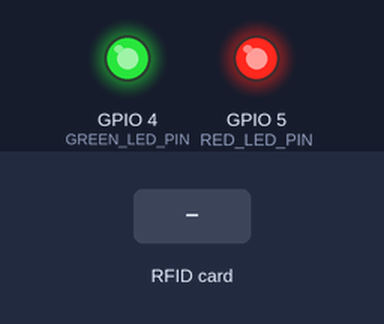
This sketch was run on a simulated ESP32-C3. On the bench: output pins drawn as LEDs (lit = HIGH). Dashed ring = blinking. The inputs (shaded band) are chosen by the test bench. WiFi joins after 1.5 s; servers stay silent unless stated; uploads are accepted with an empty reply; the local clock reads 2024-03-15 10:24:30 at power-on unless the sketch sets it; what the sketch prints to the serial monitor is not drawn.

Above: at 0.1 s.
At 3.2 s:
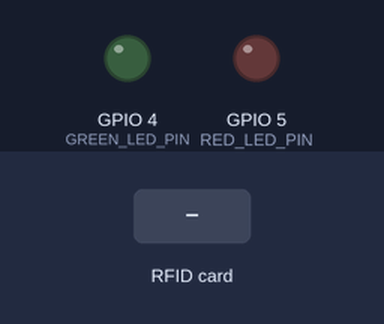
3.3 s: RFID card 5E 7A 19 C4 held to the reader
At 3.46 s:
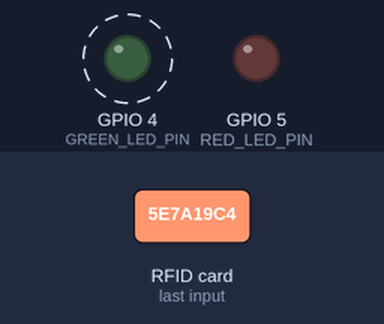
Timing chart, 0 to 6.3 s (numbered marks = the images above; inputs shaded):
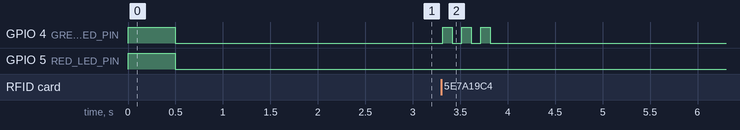

Measured:
- after the input at 3.3 s, GPIO 4 (GREEN_LED_PIN): alternates HIGH for 0.10 s and LOW for 0.10 s, 6 changes in all, then stays LOW, starting at once

The sketch:

sketch_jul3b.ino
```cpp
/*
 * SKUD - Система контроля и учета доступа с поддержкой разных RFID считывателей
 *
 * Поддерживаемые считыватели:
 * 1. RC522 - для карт Mifare (13.56 МГц)
 * 2. RDM6300 - для карт/брелоков EM4100/EM4102 (125 кГц)
 *
 * Схема подключения RC522 (13.56 МГц) к ESP32-C3-MINI-1:
 * +-----------+----------------+
 * | RC522     | ESP32-C3       |
 * +-----------+----------------+
 * | SDA (SS)  | GPIO6 (D4)     |
 * | SCK       | GPIO8 (D8)     |
 * | MOSI      | GPIO10 (D10)   |
 * | MISO      | GPIO9 (D9)     |
 * | GND       | GND            |
 * | RST       | GPIO7 (D5)     |
 * | 3.3V      | 3V3            |
 * +-----------+----------------+
 *
 * Схема подключения RDM6300 (125 кГц) к ESP32-C3-MINI-1:
 * +-----------+----------------+
 * | RDM6300   | ESP32-C3       |
 * +-----------+----------------+
 * | TX        | GPIO21         | (RX для Serial1 на ESP32-C3)
 * | RX        | не подключать  |
 * | GND       | GND            |
 * | VCC       | 5V             |
 * +-----------+----------------+
 *
 * Перед использованием:
 * 1. Выберите используемый считыватель, установив соответствующие дефайны:
 *    - USE_RC522 = 1 для RC522 (13.56 МГц)
 *    - USE_RDM6300 = 1 для RDM6300 (125 кГц)
 * 2. Установите необходимые библиотеки:
 *    - MFRC522 для RC522
 * 3. Настройте WiFi и URL для отправки данных
 */

#include <WiFi.h>
#include <HTTPClient.h>
#include <time.h>
#include <ArduinoJson.h>

// Выбор считывателя
#define USE_RC522 1    // 1 - использовать RC522 (13.56 МГц, карты Mifare)
#define USE_RDM6300 0  // 1 - использовать RDM6300 (125 кГц, таблеточки EM4100)

// Настройки режима работы
#define LOCAL_MODE 0  // 1 - локальный режим без отправки данных, 0 - отправка данных на сервер

// Подключаем нужные библиотеки
#if USE_RC522
#include <SPI.h>
#include <MFRC522.h>
#endif

// WiFi settings
const char* primary_ssid = "treestene";
const char* primary_password = "89028701826";
const char* backup_ssid = "TP-link";
const char* backup_password = "4722027";

// Google Apps Script URL
const char* googleScriptURL = "https://script.google.com/macros/s/AKfycbxVU1KidIsEnyTDBiUBUnjohuHShCYouPN7THvdABB3BvdxVCle6W6xVDjyHgub_Ouu/exec";

// Определения для RC522
#if USE_RC522
#define RST_PIN 7
#define SS_PIN 6
MFRC522 rfid(SS_PIN, RST_PIN);
#endif

// Определения для RDM6300
#if USE_RDM6300
#define RDM6300_RX_PIN 21  // Используем GPIO21 (RX для Serial1 на ESP32-C3)
#define RDM6300_SERIAL Serial1
const int DATA_LENGTH = 14;
byte tagData[DATA_LENGTH];
int dataIndex = 0;
unsigned long lastTagTime = 0;

struct RDM6300_Tag {
  unsigned long tagID = 0;
  bool isValid = false;
};
#endif

// Светодиоды (изменены пины для избежания конфликтов)
#define GREEN_LED_PIN 4
#define RED_LED_PIN 5

// NTP settings
const char* ntpServer = "pool.ntp.org";
const long gmtOffset_sec = 18000; // GMT+5 (Уральское время)
const int daylightOffset_sec = 0;

void setup() {
  Serial.begin(115200);
  Serial.println("СКУД система запущена");

  // Настраиваем пины для светодиодов
  pinMode(GREEN_LED_PIN, OUTPUT);
  pinMode(RED_LED_PIN, OUTPUT);

  // Тестируем светодиоды при запуске
  digitalWrite(GREEN_LED_PIN, HIGH);
  digitalWrite(RED_LED_PIN, HIGH);
  delay(500);
  digitalWrite(GREEN_LED_PIN, LOW);
  digitalWrite(RED_LED_PIN, LOW);

#if USE_RC522
  SPI.begin(8, 9, 10, 6); // SCK, MISO, MOSI, SS
  rfid.PCD_Init();
  Serial.println("RC522 инициализирован");
  byte v = rfid.PCD_ReadRegister(rfid.VersionReg);
  Serial.print("RFID reader version: 0x");
  Serial.println(v, HEX);
#endif

#if USE_RDM6300
  RDM6300_SERIAL.begin(9600, SERIAL_8N1, RDM6300_RX_PIN, -1); // RX on GPIO21, TX not used
  while (RDM6300_SERIAL.available()) RDM6300_SERIAL.read(); // Clear buffer
  Serial.println("RDM6300 инициализирован на пине GPIO" + String(RDM6300_RX_PIN));
#endif

  // WiFi подключение
  Serial.println("Подключаюсь к основной WiFi сети: " + String(primary_ssid));
  WiFi.begin(primary_ssid, primary_password);
  int timeout_counter = 0;
  while (WiFi.status() != WL_CONNECTED && timeout_counter < 60) {
    delay(500);
    Serial.print(".");
    timeout_counter++;
  }
  if (WiFi.status() != WL_CONNECTED) {
    Serial.println("Не удалось подключиться к основной сети. Пробую резервную: " + String(backup_ssid));
    WiFi.disconnect();
    delay(1000);
    WiFi.begin(backup_ssid, backup_password);
    timeout_counter = 0;
    while (WiFi.status() != WL_CONNECTED && timeout_counter < 60) {
      delay(500);
      Serial.print(".");
      timeout_counter++;
    }
  }
  if (WiFi.status() == WL_CONNECTED) {
    Serial.println("Connected to WiFi");
    Serial.print("IP address: ");
    Serial.println(WiFi.localIP());
    configTime(gmtOffset_sec, daylightOffset_sec, ntpServer);
    Serial.println("Time synchronized");
  } else {
    Serial.println("Не удалось подключиться ни к одной сети WiFi!");
  }
}

void loop() {
  String serial = "";
  bool cardDetected = false;
  String cardType = "";

#if USE_RC522
  static unsigned long lastDebugTime = 0;
  if (millis() - lastDebugTime > 5000) {
    lastDebugTime = millis();
    Serial.println("Checking RC522 status...");
  }

  cardDetected = rfid.PICC_IsNewCardPresent() && rfid.PICC_ReadCardSerial();
  if (cardDetected) {
    serial = "";
    for (byte i = 0; i < rfid.uid.size; i++) {
      if (rfid.uid.uidByte[i] < 0x10) serial += "0";
      serial += String(rfid.uid.uidByte[i], HEX);
    }
    serial.toUpperCase();
    cardType = "MIFARE";
    rfid.PICC_HaltA();
    rfid.PCD_StopCrypto1();
    Serial.println("RC522 card read: " + serial);
  }
#endif

#if USE_RDM6300
  static unsigned long lastRDM6300Read = 0;
  if (millis() - lastRDM6300Read > 1000) {
    RDM6300_Tag tag = readRDM6300();
    if (tag.isValid) {
      lastRDM6300Read = millis();
      cardDetected = true;
      serial = String(tag.tagID, HEX);
      while (serial.length() < 8) serial = "0" + serial;
      serial.toUpperCase();
      cardType = "EM4100";
      Serial.println("RDM6300 card read: " + serial);
    }
  }
#endif

  if (cardDetected && serial.length() > 0) {
    struct tm timeinfo;
    if (WiFi.status() != WL_CONNECTED || !getLocalTime(&timeinfo)) {
      Serial.println("Не удалось получить время или WiFi не подключен");
      return;
    }
    char timeStr[20];
    strftime(timeStr, sizeof(timeStr), "%Y-%m-%d %H:%M:%S", &timeinfo);

    // Индикация
    for (int i = 0; i < 3; i++) {
      digitalWrite(GREEN_LED_PIN, HIGH);
      delay(100);
      digitalWrite(GREEN_LED_PIN, LOW);
      delay(100);
    }

#if LOCAL_MODE
    Serial.println("Локальный режим: Карта " + serial + ", Тип: " + cardType + ", Время: " + String(timeStr));
#else
    Serial.println("Отправка данных в Google Таблицы...");
    String response = sendToGoogleSheets(serial, timeStr);
    if (response.length() > 0) {
      StaticJsonDocument<256> doc;
      DeserializationError error = deserializeJson(doc, response);
      if (!error) {
        String status = doc["status"];
        Serial.println("Статус: " + status);
        if (status == "success") {
          digitalWrite(GREEN_LED_PIN, HIGH);
          delay(1000);
          digitalWrite(GREEN_LED_PIN, LOW);
        } else {
          digitalWrite(RED_LED_PIN, HIGH);
          delay(1000);
          digitalWrite(RED_LED_PIN, LOW);
        }
      } else {
        Serial.println("Ошибка разбора JSON: " + response);
        digitalWrite(RED_LED_PIN, HIGH);
        delay(1000);
        digitalWrite(RED_LED_PIN, LOW);
      }
    }
#endif
  }
  delay(100);
}

#if USE_RDM6300
RDM6300_Tag readRDM6300() {
  RDM6300_Tag tag;
  tag.isValid = false;

  while (RDM6300_SERIAL.available() > 0 && dataIndex < DATA_LENGTH) {
    byte inByte = RDM6300_SERIAL.read();
    if (inByte == 0x02) {
      dataIndex = 0;
      memset(tagData, 0, DATA_LENGTH);
    }
    tagData[dataIndex++] = inByte;
    if (inByte == 0x03 && dataIndex == DATA_LENGTH) {
      if (validateChecksum()) {
        unsigned long cardID = 0;
        for (int i = 1; i < 11; i += 2) {
          byte high = getHexValue(tagData[i]);
          byte low = getHexValue(tagData[i + 1]);
          if (high == 0xFF || low == 0xFF) break;
          cardID = (cardID << 8) | (high << 4 | low);
        }
        tag.tagID = cardID;
        tag.isValid = true;
      }
      dataIndex = 0;
      break;
    }
  }
  return tag;
}

bool validateChecksum() {
  byte checksum = 0;
  for (int i = 1; i <= 10; i += 2) {
    byte val = getHexValue(tagData[i]) << 4 | getHexValue(tagData[i + 1]);
    if (val == 0xFF) return false;
    checksum ^= val;
  }
  byte received = getHexValue(tagData[11]) << 4 | getHexValue(tagData[12]);
  return checksum == received;
}

byte getHexValue(byte c) {
  if (c >= '0' && c <= '9') return c - '0';
  if (c >= 'A' && c <= 'F') return c - 'A' + 10;
  if (c >= 'a' && c <= 'f') return c - 'a' + 10;
  return 0xFF;
}
#endif

String sendToGoogleSheets(String serial, String time) {
  if (WiFi.status() != WL_CONNECTED) return "{\"status\":\"error\",\"message\":\"Нет WiFi\"}";
  if (String(googleScriptURL).indexOf("YOUR_SCRIPT_ID") != -1) return "{\"status\":\"error\",\"message\":\"URL не настроен\"}";

  HTTPClient http;
  http.begin(googleScriptURL);
  http.addHeader("Content-Type", "application/json");

  StaticJsonDocument<200> doc;
  doc["serial"] = serial;
  doc["time"] = time;
  String payload;
  serializeJson(doc, payload);

  Serial.println("Отправка POST: " + payload);
  int httpCode = http.POST(payload);

  String response = "";
  if (httpCode > 0) {
    response = http.getString();
    Serial.println("HTTP код: " + String(httpCode));
    Serial.println("Ответ: " + response);

    // Проверка на перенаправление (HTTP 302)
    if (httpCode == 302) {
      Serial.println("Перенаправление обнаружено. Пожалуйста, обновите URL Web App.");
      response = "{\"status\":\"error\",\"message\":\"Перенаправление 302, обновите URL\"}";
    }
  } else {
    response = "{\"status\":\"error\",\"message\":\"HTTP Error " + String(httpCode) + "\"}";
  }

  http.end();
  return response;
}
```
